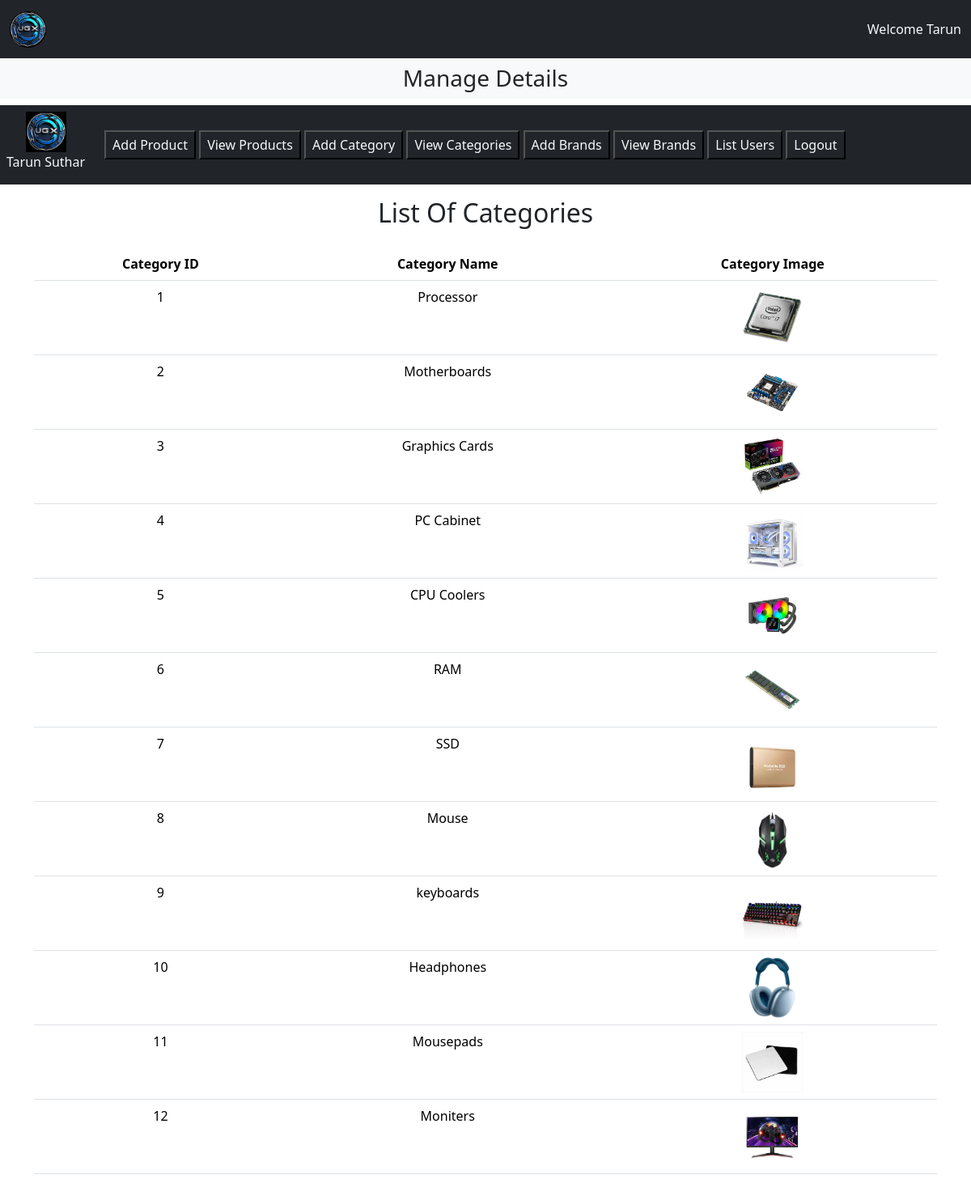
The app's page /admin/index.php?view_categories (signed in) with its own data.
### tables this page shows
CREATE TABLE `categories` (
  `cat_id` int(11) NOT NULL,
  `cat_title` varchar(100) NOT NULL,
  `cat_image` varchar(255) NOT NULL
);

### admin/view_categories.php (the view)
<?php
include('../connect.php');
?>
<h2 class="text-center my-2">List Of Categories</h2>
<form action="" method="post" class="py-3 m-auto text-center">
<table class="table">
  <thead>
    <tr>
      <th scope="col">Category ID</th>
      <th scope="col">Category Name</th>
      <th scope="col">Category Image</th>
    </tr>
  </thead>
  <tbody>
  <?php
      $select_categories="select * from `categories`";
      $result_categories=mysqli_query($con,$select_categories);
      while($row_data=mysqli_fetch_assoc($result_categories))
       {
        $cat_id=$row_data['cat_id'];
        $cat_title=$row_data['cat_title'];
        $cat_image=$row_data['cat_image'];
        echo"
        <tr>
        <td>$cat_id</td>
        <td>$cat_title</td>
        <td><img src='../img/$cat_image' style='width:75px' alt='Category Image'></td>
        </tr>";
      }
?>
  </tbody>
</table>
</form>

### admin/style.css (style rules this page uses)
* { padding:0%; margin:0%; box-sizing: border-box; }

### records on screen
categories: cat_id "1", cat_title "Processor", cat_image (picture)
categories: cat_id "2", cat_title "Motherboards", cat_image (picture)
categories: cat_id "3", cat_title "Graphics Cards", cat_image (picture)
categories: cat_id "4", cat_title "PC Cabinet", cat_image (picture)
categories: cat_id "5", cat_title "CPU Coolers", cat_image (picture)
categories: cat_id "6", cat_title "RAM", cat_image (picture)
categories: cat_id "7", cat_title "SSD", cat_image (picture)
categories: cat_id "8", cat_title "Mouse", cat_image (picture)
categories: cat_id "9", cat_title "keyboards", cat_image (picture)
categories: cat_id "10", cat_title "Headphones", cat_image (picture)
categories: cat_id "11", cat_title "Mousepads", cat_image (picture)
categories: cat_id "12", cat_title "Moniters", cat_image (picture)
